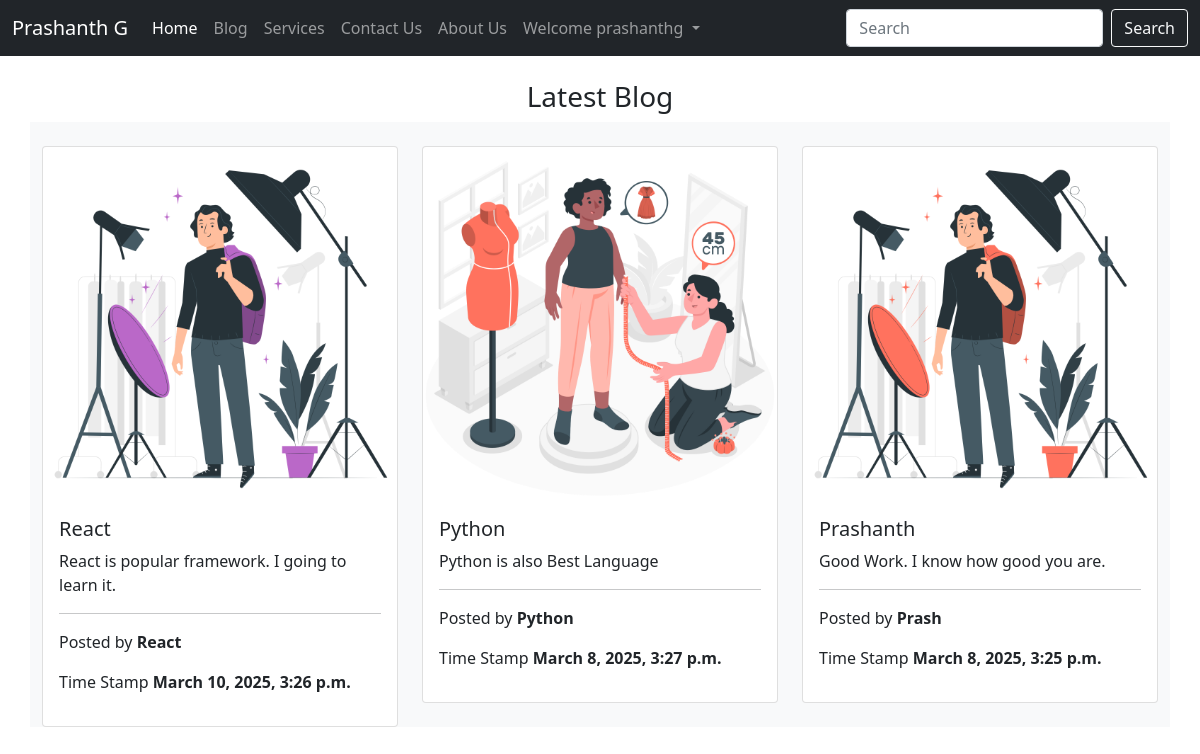
Screenshot of /blog/ (signed in) with the database file from the repository.
### app/models.py (models this page shows, shortened)
class Blogs(models.Model):
    title = models.CharField(max_length=100)
    description = models.TextField()
    authname = models.CharField(max_length=50)
    img = models.ImageField(upload_to='pics', blank=True, null=True)
    timeStamp = models.DateTimeField(auto_now_add=True)

### app/views.py (the view)
# urls.py: path('blog/',views.handleblog, name="handleblog"),
def handleblog(request):
    if not request.user.is_authenticated:
        messages.warning(request,"Hey just login and use my website")
        return redirect('/login/')
    else:
        allposts = Blogs.objects.all()
        context = {'posts' : allposts}
        return render(request, 'blog.html', context)

### templates/blog.html (shortened to what this page needs)
{% extends "base.html" %}
{% block body %}
<div class="container mt-4">
    <h3 id="blog" class="text-center"> Latest Blog</h3>
    <br>
  <div class="row row-cols-1 row-cols-md-3 g-4 bg-light">
    {% for post in posts reversed %}
    <div class="col">
      <div class="card">
        <a href="{{post.img.url}}"><img src="{{post.img.url}}" class="card-img-top" alt="..." /> </a>
        <div class="card-body">
          <h5 class="card-title">{{post.title}}</h5>
          <p class="card-text">
            {{post.description}}
          </p>
          <hr>
          <p>Posted by<b> {{post.authname}} </b></p>
          <p>Time Stamp<b> {{post.timeStamp}} </b></p>
        </div>
      </div>
    </div>
    {% endfor %}
  </div>
</div>
{% endblock body %}

### templates/base.html (shortened to what this page needs)
{% load static %}
<!DOCTYPE html>
<html lang="en">
  <head>
    <link
      href="https://cdn.jsdelivr.net/npm/bootstrap@5.0.2/dist/css/bootstrap.min.css"
      rel="stylesheet"
    />
  </head>
  <body>
    <nav class="navbar navbar-expand-lg navbar-dark bg-dark">
      <div class="container-fluid">
        <a class="navbar-brand" href="/">Prashanth G</a>
        <div class="collapse navbar-collapse" id="navbarSupportedContent">
          <ul class="navbar-nav me-auto mb-2 mb-lg-0">
            <li class="nav-item">
              <a class="nav-link active" aria-current="page" href="/">Home</a>
            </li>
            <li class="nav-item">
              <a class="nav-link" href="/blog/">Blog</a>
            </li>
            <li class="nav-item">
              <a class="nav-link" href="/services/">Services</a>
            </li>
            <li class="nav-item">
              <a class="nav-link" href="/contact/">Contact Us</a>
            </li>
            <li class="nav-item">
              <a class="nav-link" href="/about/">About Us</a>
            </li>
            {% if not request.user.is_authenticated %}
            <li class="nav-item dropdown">
              <a
                class="nav-link dropdown-toggle"
                href="#"
                id="navbarDropdown"
                role="button"
                data-bs-toggle="dropdown"
                aria-expanded="false"
              >
                New User?
              </a>
              <ul class="dropdown-menu" aria-labelledby="navbarDropdown">
                <li><a class="dropdown-item" href="/login/">Login</a></li>
                <li><a class="dropdown-item" href="/signup/">SignUp</a></li>
              </ul>
            </li>
            {% else %}
            <li class="nav-item dropdown">
              <a
                class="nav-link dropdown-toggle"
                href="#"
                id="navbarDropdown"
                role="button"
                data-bs-toggle="dropdown"
                aria-expanded="false"
              >
                Welcome {{request.user}}
              </a>
            </li>
            {% endif %}
          </ul>
          <form class="d-flex" action="/search" method="get">
            <input
              class="form-control me-2"
              type="search"
              placeholder="Search"
              aria-label="Search"
              name="search"
            />
            <button class="btn btn-outline-light" type="submit">Search</button>
          </form>
        </div>
      </div>
    </nav>
    {% block body %} {% endblock body %}
  </body>
</html>

### rows the page displays
Blogs: img (picture), title "React", description "React is popular framework. I going to learn it.", authname "React", timeStamp "March 10, 2025, 3:26 p.m."
Blogs: img (picture), title "Python", description "Python is also Best Language", authname "Python", timeStamp "March 8, 2025, 3:27 p.m."
Blogs: img (picture), title "Prashanth", description "Good Work. I know how good you are.", authname "Prash", timeStamp "March 8, 2025, 3:25 p.m."

### other values shown
{{ request.user }} "prashanthg"
